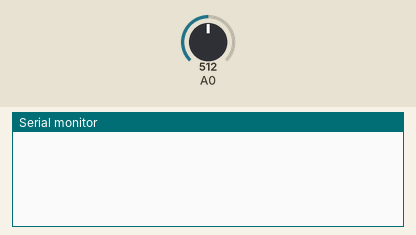
The sketch below on a simulated Arduino Uno, built with avr-gcc and run on an emulated ATmega328P. On the bench: the last lines printed to the serial monitor. The test bench sets the inputs (shaded band); at power-on: A0 = 512.

Above: at 1.2 s.
1.3 s: A0 set to 390
At 1.9 s:
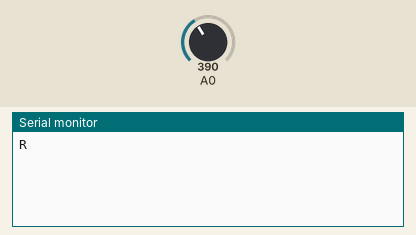
2.8 s: A0 set to 710
At 4.1 s:
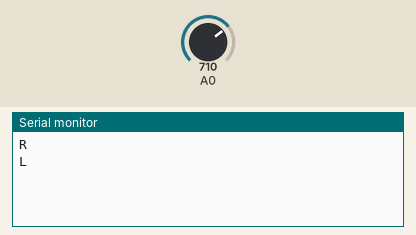

The sketch:

20190917Joy_1.ino
```cpp
void setup() {
  // put your setup code here, to run once:
  Serial.begin(9600);
}
bool flag_R = false;
bool flag_L = false;
void loop() {
  // put your main code here, to run repeatedly:
  int analog_data;

  analog_data = analogRead(A0);
  if(analog_data < 1023 && analog_data > 700){
    if(flag_L){
     Serial.println("L");
     flag_L  = false;
    }
  }
  else if(analog_data > 0 && analog_data < 400){
     if(flag_R){
      Serial.println("R");
      flag_R  = false;
    }
  }
  else if(analog_data < 600 && analog_data > 400){
    flag_R = true;
    flag_L = true;
  }
  delay(10);
}
```

Measured:
- after the input at 1.3 s, the serial monitor: prints a new line at once (image 1)
- after the input at 2.8 s, the serial monitor: prints a new line at once (image 2)
